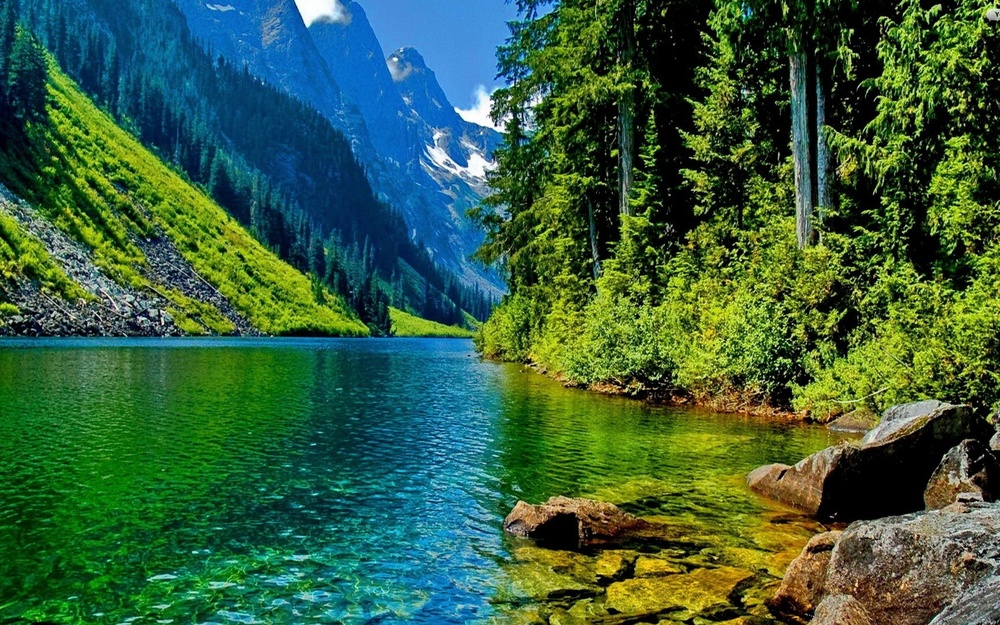
#> input picture image.jpg, 1000 x 625 px, shrunk from 2880 x 1800 before the run
$ python pgm1.py
#> lines starting #> are read from the running program, lines starting #| are printed output that depends on the picture
import cv2

# Load the image
img = cv2.imread('image.jpg')
#> img is the input picture: shape (625, 1000, 3); mean B, G, R 63.2, 95, 55.2

# Get the dimensions of the image
h, w = img.shape[:2]
#> h = 625; w = 1000

# Split the image into four quadrants
q1 = img[0:h//2, 0:w//2]
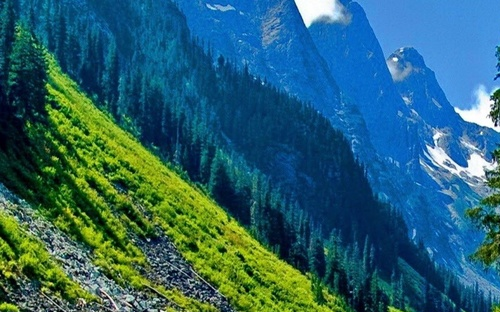
#> q1: shape (312, 500, 3); mean B, G, R 110.5, 98.7, 42
q2 = img[0:h//2, w//2:w]
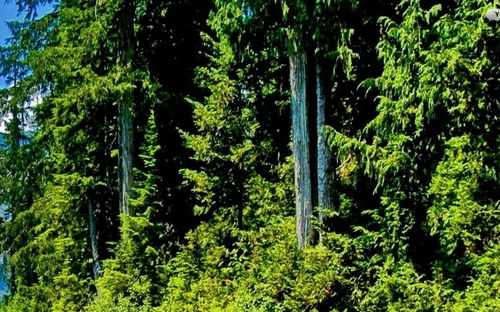
#> q2: shape (312, 500, 3); mean B, G, R 34, 75.4, 54.5
q3 = img[h//2:h, 0:w//2]
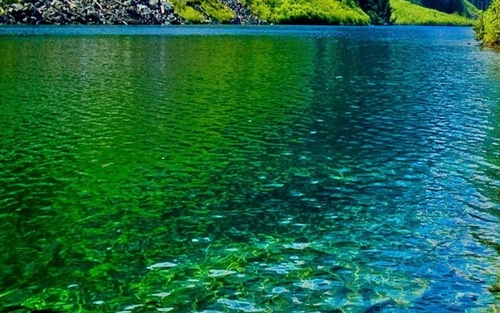
#> q3: shape (313, 500, 3); mean B, G, R 69.9, 103.3, 26.8
q4 = img[h//2:h, w//2:w]
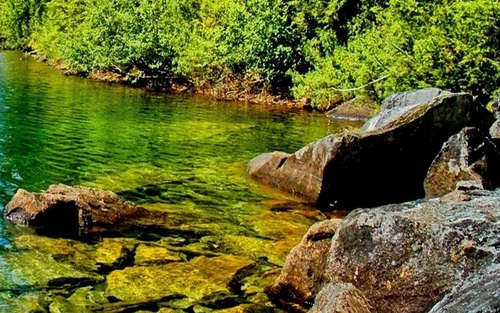
#> q4: shape (313, 500, 3); mean B, G, R 38.4, 102.7, 97.3

# Display the quadrants
cv2.imshow('Quadrant 1', q1)
cv2.imshow('Quadrant 2', q2)
cv2.imshow('Quadrant 3', q3)
cv2.imshow('Quadrant 4', q4)


# Wait for user input and then close the windows
cv2.waitKey(0)
cv2.destroyAllWindows()
